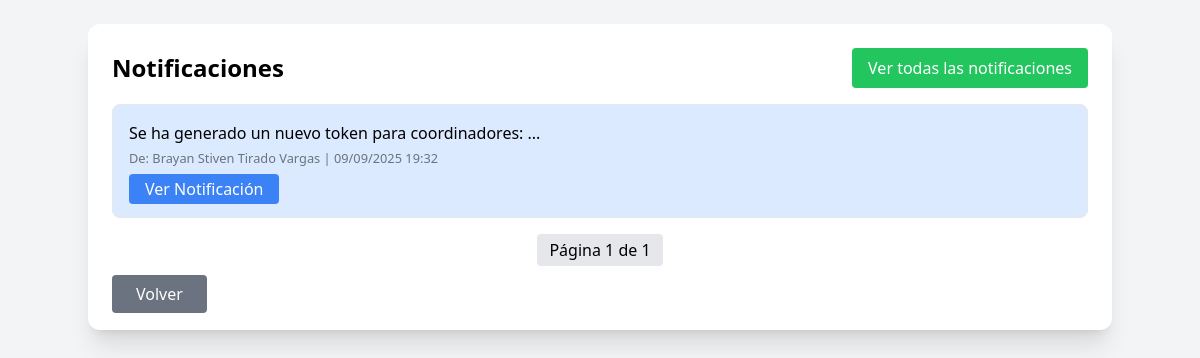
The app's page /coordinador/notificaciones (signed in), older data.
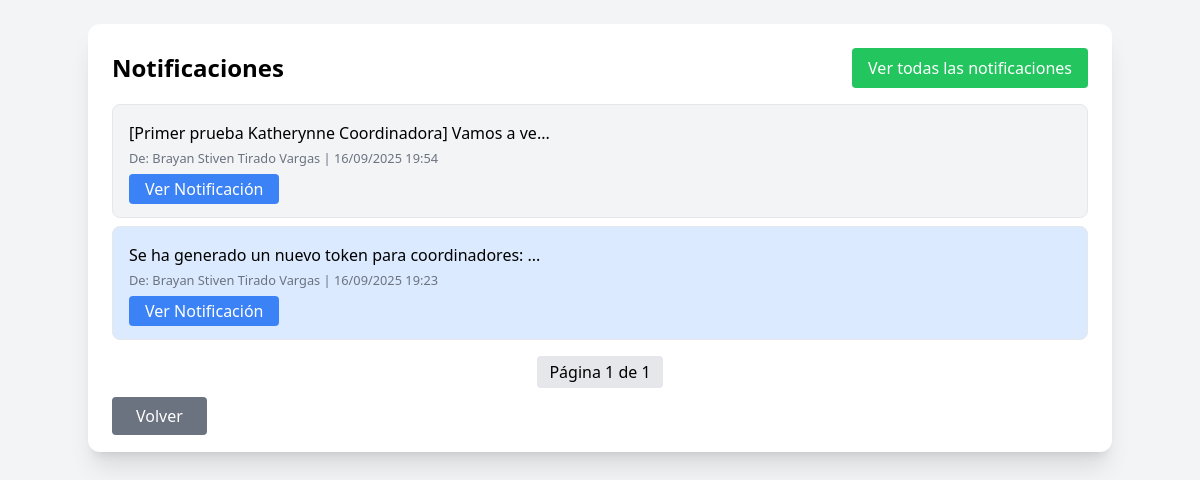
The same page, newer data.
### app/models/users.py (models this page shows)
class Notificacion(db.Model):
    __tablename__ = 'notificacion'
    id = db.Column(db.Integer, primary_key=True)
    mensaje = db.Column(db.Text, nullable=False)
    remitente_id = db.Column(db.Integer, nullable=False)
    rol_remitente = db.Column(db.String(50), nullable=False)
    destinatario_id = db.Column(db.Integer, nullable=True)
    rol_destinatario = db.Column(db.String(50), nullable=True)
    visto = db.Column(db.Boolean, default=False)
    fecha_creacion = db.Column(db.DateTime, default=datetime.utcnow)

### app/routes/coordinador_route.py (the view)
@bp.route('/notificaciones')
@login_required
@coordinador_required
def notificaciones():
    pagina = request.args.get('pagina', 1, type=int)
    per_page = 10  # Notificaciones por página
    pagination = Notificacion.query.filter(
        Notificacion.rol_destinatario == "Coordinador",
        or_(Notificacion.destinatario_id == current_user.id_coordinador, Notificacion.destinatario_id == None)
    ).order_by(Notificacion.fecha_creacion.desc()).paginate(page=pagina, per_page=per_page, error_out=False)
    notificaciones = pagination.items
    total_paginas = pagination.pages
    for noti in notificaciones:
        noti.remitente_nombre = obtener_remitente(noti)
    return render_template(
        'notificacion/listar.html',
        notificaciones=notificaciones,
        pagina_actual=pagina,
        total_paginas=total_paginas,
        now=datetime.now()
    )

### app/__init__.py (called while the page is built)
@login_manager.user_loader
def load_user(user_id):
    from app.models.users import Aprendiz, Instructor, Coordinador, Administrador
    try:
        role, id = user_id.split("-")
        id = int(id)
    except (ValueError, AttributeError):
        return None
    if role == "aprendiz":
        return Aprendiz.query.get(id)
    elif role == "instructor":
        return Instructor.query.get(id)
    elif role == "coordinador":
        return Coordinador.query.get(id)
    elif role == "administrador":
        return Administrador.query.get(id)
    return None

### app/routes/coordinador_route.py (called while the page is built)
def coordinador_required(f):
    @wraps(f)
    def decorated_function(*args, **kwargs):
        if not current_user.is_authenticated or not hasattr(current_user, "id_coordinador"):
            flash("No tienes permisos para acceder a esta sección", "error")
            return redirect(url_for('coordinador_bp.login'))
        return f(*args, **kwargs)
    return decorated_function

### app/templates/notificacion/listar.html (shortened to what this page needs)
<!DOCTYPE html>
<html lang="es">
<head>
    <script src="https://cdn.tailwindcss.com"></script>
</head>
<body class="bg-gray-100 p-6">
<div class="container mx-auto bg-white shadow-xl rounded-xl p-6">
    <div class="flex justify-between items-center mb-4">
        <h2 class="text-2xl font-bold">Notificaciones</h2>
        <button id="marcarTodasBtn"
                class="bg-green-500 text-white px-4 py-2 rounded hover:bg-green-600">
            Ver todas las notificaciones
        </button>
    </div>
    {% if notificaciones %}
        <ul class="space-y-2">
        {% for noti in notificaciones %}
            <li class="p-4 rounded-lg border {% if not noti.visto %}bg-blue-100{% else %}bg-gray-100{% endif %}">
                <p>{{ noti.mensaje[:50] }}{% if noti.mensaje|length > 50 %}...{% endif %}</p>
                <small class="text-gray-500">
                    De: {{ noti.remitente_nombre }} |
                    {{ noti.fecha_creacion.strftime('%d/%m/%Y %H:%M') }}
                </small>
                <div class="mt-2">
                    {% if current_user.__class__.__name__ == 'Administrador' %}
                        <a href="{{ url_for('adm_bp.ver_notificacion', noti_id=noti.id) }}"
                           class="bg-blue-500 text-white px-4 py-1 rounded hover:bg-blue-600">
                           Ver Notificación
                        </a>
                    {% elif current_user.__class__.__name__ == 'Coordinador' %}
                        <a href="{{ url_for('coordinador_bp.ver_notificacion', noti_id=noti.id) }}"
                           class="bg-blue-500 text-white px-4 py-1 rounded hover:bg-blue-600">
                           Ver Notificación
                        </a>
                    {% elif current_user.__class__.__name__ == 'Instructor' %}
                        <a href="{{ url_for('instructor_bp.ver_notificacion', noti_id=noti.id) }}"
                           class="bg-blue-500 text-white px-4 py-1 rounded hover:bg-blue-600">
                           Ver Notificación
                        </a>
                    {% elif current_user.__class__.__name__ == 'Aprendiz' %}
                        <a href="{{ url_for('aprendiz_bp.ver_notificacion', noti_id=noti.id) }}"
                           class="bg-blue-500 text-white px-4 py-1 rounded hover:bg-blue-600">
                           Ver Notificación
                        </a>
                    {% endif %}
                </div>
            </li>
        {% endfor %}
        </ul>
        <div class="mt-4 flex justify-center space-x-2">
            <span class="px-3 py-1 bg-gray-200 rounded">
                Página {{ pagina_actual }} de {{ total_paginas }}
            </span>
        </div>
    {% else %}
        <p class="text-gray-500">No tienes notificaciones.</p>
    {% endif %}
    <div class="mt-4">
        {% if current_user.__class__.__name__ == 'Administrador' %}
            <a href="{{ url_for('adm_bp.dashboard') }}"
               class="bg-gray-500 text-white px-6 py-2 rounded hover:bg-gray-600">
                Volver
            </a>
        {% elif current_user.__class__.__name__ == 'Coordinador' %}
            <a href="{{ url_for('coordinador_bp.dashboard') }}"
               class="bg-gray-500 text-white px-6 py-2 rounded hover:bg-gray-600">
                Volver
            </a>
        {% elif current_user.__class__.__name__ == 'Instructor' %}
            <a href="{{ url_for('instructor_bp.dashboard_instructor', instructor_id=current_user.id_instructor) }}"
               class="bg-gray-500 text-white px-6 py-2 rounded hover:bg-gray-600">
                Volver
            </a>
        {% elif current_user.__class__.__name__ == 'Aprendiz' %}
            <a href="{{ url_for('aprendiz_bp.dashboard_aprendiz', aprendiz_id=current_user.id_aprendiz) }}"
               class="bg-gray-500 text-white px-6 py-2 rounded hover:bg-gray-600">
                Volver
            </a>
        {% endif %}
    </div>
</div>
</body>
</html>

Row changes from the older to the newer data that the page shows:
added Notificacion: mensaje "[Primer prueba Katherynne Coordinadora] Vamos a ve", remitente_nombre "Brayan Stiven Tirado Vargas", fecha_creacion "16/09/2025 19:54", visto True (drawn)
changed Notificacion "Se ha generado un nuevo token para coordinadores:": fecha_creacion "09/09/2025 19:32" → "16/09/2025 19:23"
